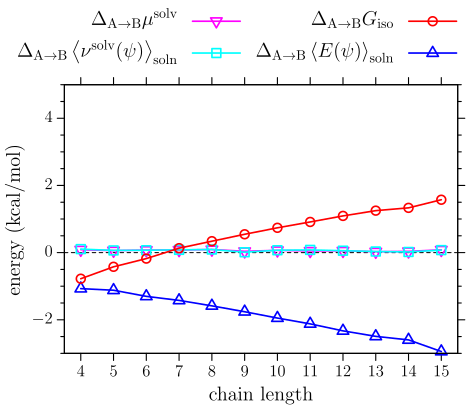

Write the gnuplot code that produced this figure.
reset


set terminal tikz createstyle color size 100mm,90mm
set output "figureS3_plt.tex"

set tics out
set border lw 2
set key maxrow 3 maxcol 2 spacing 1 width 0.5 height 0.3 offset -3,1 noopaque
set yrange[-3:5]
set xrange[3.5:15.5]
set xtics 1 font ",12"
set ytics 2 font ",12" offset 1,0
set mytics 4
set ylabel "energy (kcal/mol)" font ",14" offset -1,0
set xlabel "chain length" font ",14" offset 0,-0.5
f(x) = 0
set key font ",14"
set margin 0,0,0,7
array tit[6] = ["$-T\\Delta_{\\text{A}\\rightarrow\\text{B}}S^\\text{conf}$",\
"$\\Delta_{\\text{A}\\rightarrow\\text{B}}\\ev{E(\\psi)}_\\text{soln}$",\
"$\\Delta_{\\text{A}\\rightarrow\\text{B}}\\ev{\\nu^\\text{solv}(\\psi)}_\\text{soln}$",\
"$\\Delta_{\\text{A}\\rightarrow\\text{B}}G_\\text{iso}$",\
"$\\Delta_{\\text{A}\\rightarrow\\text{B}}\\mu^\\text{solv}$",\
"$\\Delta_{\\text{A}\\rightarrow\\text{B}}\\ev{\\nu^\\text{solv}(\\psi)}$"]
p \
f(x) w l lw 1.8 dt (3.5,3.5) notitle,\
"alkane.dat" u 1:6 w linespoint lw 3 pt 10 ps 3 lc rgb "magenta" title tit[5] at 0.3,0.94,\
"alkane.dat" u 1:3 w linespoint lw 3 pt 8 ps 3 lc rgb "blue" title tit[2] at 0.85,0.85,\
"alkane.dat" u 1:5 w linespoint lw 3 pt 4 ps 2 lc rgb "cyan" title tit[3] at 0.3,0.85,\
"alkane.dat" u 1:2 w linespoint lw 3 pt 6 ps 2 lc rgb "red" title tit[4] at 0.85,0.94
